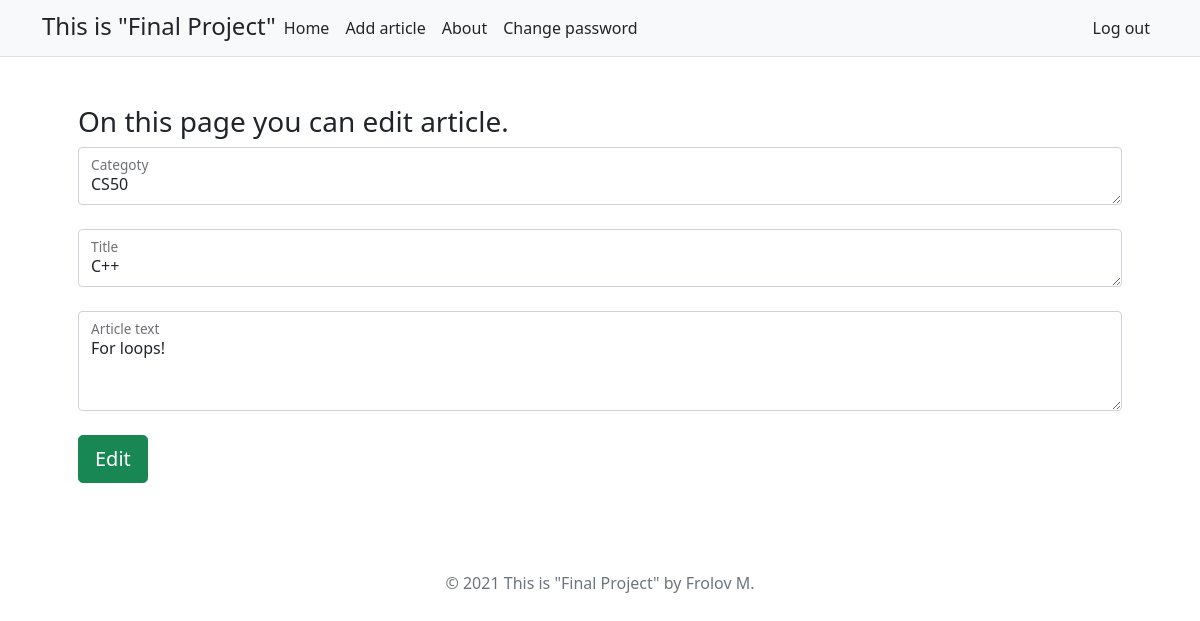
Screenshot of /23/edit (signed in) with the database file from the repository.
### tables this page shows
CREATE TABLE articles (id INTEGER PRIMARY KEY AUTOINCREMENT NOT NULL, category text, title text, articletext text, user_name text, createdate text, 'user_id' INTEGER);

### application.py (the view)
@app.route("/<int:id>/edit", methods=["GET", "POST"])
@login_required
def edit(id):
    id_art=id
    edit = db.execute("SELECT * FROM articles WHERE id = ?", id_art) #Получаем данные статьи
    if request.method == "POST":
        category = request.form.get("category")
        title = request.form.get("title")
        textarticle = request.form.get("textarticle")
        db.execute("UPDATE articles SET category = ?, title=?, articletext=? WHERE id = ?", category, title, textarticle, id_art)
        return redirect("/")
    return render_template("edit.html", edit=edit, id_art=id_art)

### application.py (called while the page is built)
@app.after_request
def after_request(response):
    response.headers["Cache-Control"] = "no-cache, no-store, must-revalidate"
    response.headers["Expires"] = 0
    response.headers["Pragma"] = "no-cache"
    return response

### helpers.py (called while the page is built)
def login_required(f):
    @wraps(f)
    def decorated_function(*args, **kwargs):
        if session.get("user_id") is None:
            return redirect("/login")
        return f(*args, **kwargs)
    return decorated_function

### templates/edit.html (shortened to what this page needs)
{% extends "layout.html" %}
{% block main %}
<h3> On this page you can edit article.</h3>
<form action="/{{id_art}}/edit" method="post">
    {% for article in edit%}
        <div class="form-floating">
          <textarea class="form-control" placeholder="Category"  name="category" autofocus cl>{{article.category}}</textarea><br>
          <label for="floatingTextarea">Categoty</label>
        </div>
        <div class="form-floating">
          <textarea class="form-control" placeholder="Title"  name="title">{{article.title}}</textarea><br>
          <label for="floatingTextarea">Title</label>
        </div>
        <div class="form-floating">
          <textarea class="form-control" placeholder="Article text"  style="height: 100px" name="textarticle">{{article.articletext}} </textarea><br>
          <label for="floatingTextarea2">Article text</label>
        </div>
        <button type="submit" class="btn btn-lg btn-success">Edit</button>
</form>
    {%endfor%}
{% endblock %}

### rows the page displays
articles: category "CS50", title "C++", textarticle "For loops!"
